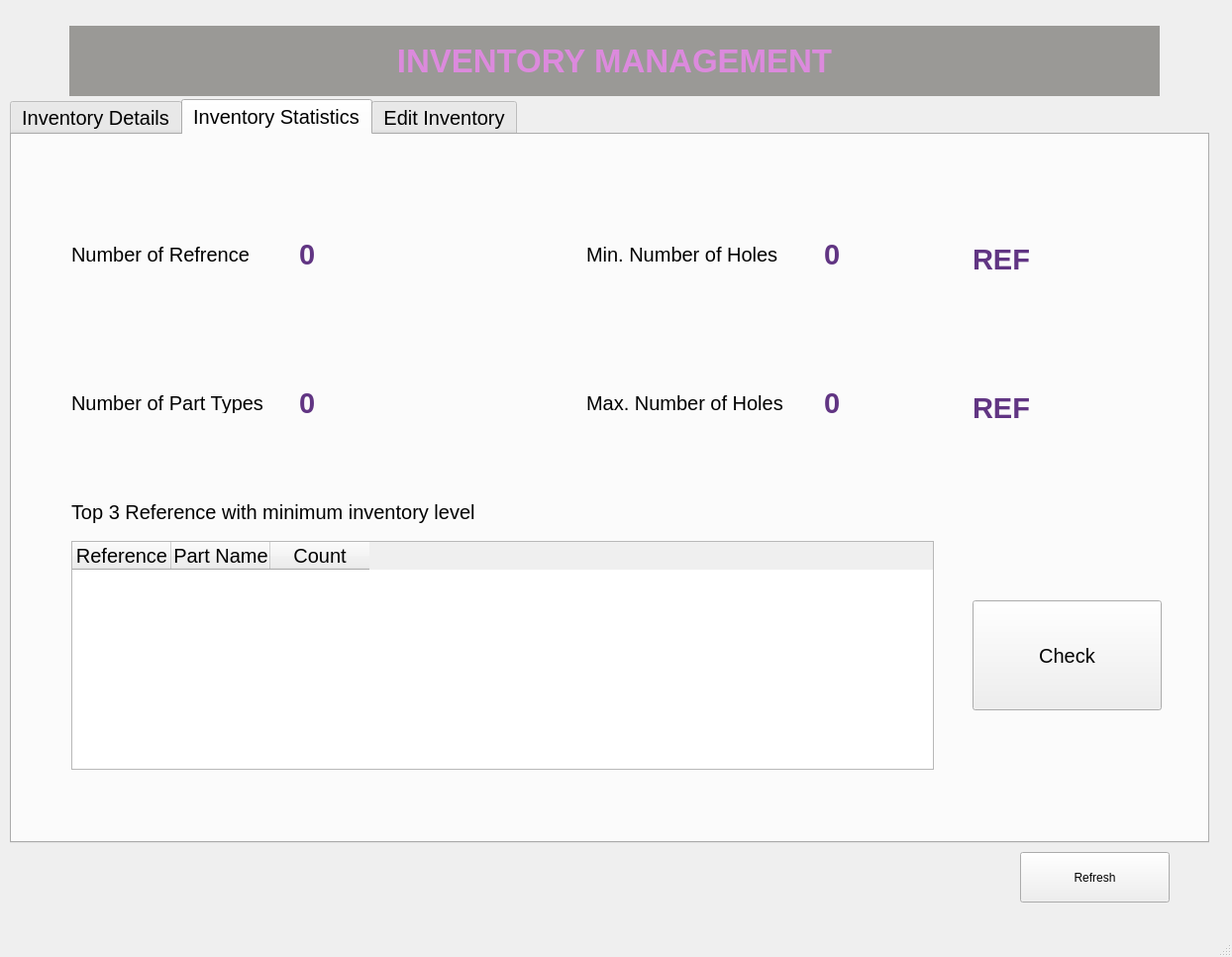
<?xml version="1.0" encoding="UTF-8"?>
<ui version="4.0">
 <class>MainWindow</class>
 <widget class="QMainWindow" name="MainWindow">
  <property name="geometry">
   <rect>
    <x>0</x>
    <y>0</y>
    <width>1244</width>
    <height>966</height>
   </rect>
  </property>
  <property name="windowTitle">
   <string>Parts Inventory</string>
  </property>
  <widget class="QWidget" name="centralwidget">
   <widget class="QTabWidget" name="tabWidget">
    <property name="geometry">
     <rect>
      <x>10</x>
      <y>100</y>
      <width>1211</width>
      <height>751</height>
     </rect>
    </property>
    <property name="font">
     <font>
      <pointsize>15</pointsize>
     </font>
    </property>
    <property name="currentIndex">
     <number>1</number>
    </property>
    <widget class="QWidget" name="tab">
     <attribute name="title">
      <string>Inventory Details</string>
     </attribute>
     <widget class="QTableWidget" name="table">
      <property name="geometry">
       <rect>
        <x>10</x>
        <y>70</y>
        <width>1161</width>
        <height>591</height>
       </rect>
      </property>
      <property name="styleSheet">
       <string notr="true">font: 10pt &quot;Noto Sans Brahmi&quot;;</string>
      </property>
      <column>
       <property name="text">
        <string>ID</string>
       </property>
      </column>
      <column>
       <property name="text">
        <string>Reference</string>
       </property>
      </column>
      <column>
       <property name="text">
        <string>PartName</string>
       </property>
      </column>
      <column>
       <property name="text">
        <string>MinArea</string>
       </property>
      </column>
      <column>
       <property name="text">
        <string>MaxArea</string>
       </property>
      </column>
      <column>
       <property name="text">
        <string>NumberofHoles</string>
       </property>
      </column>
      <column>
       <property name="text">
        <string>MinDiameter</string>
       </property>
      </column>
      <column>
       <property name="text">
        <string>MaxDiameter</string>
       </property>
      </column>
      <column>
       <property name="text">
        <string>Count</string>
       </property>
      </column>
     </widget>
     <widget class="QPushButton" name="search_btn">
      <property name="geometry">
       <rect>
        <x>680</x>
        <y>20</y>
        <width>171</width>
        <height>41</height>
       </rect>
      </property>
      <property name="text">
       <string>Search</string>
      </property>
     </widget>
     <widget class="QWidget" name="layoutWidget">
      <property name="geometry">
       <rect>
        <x>10</x>
        <y>20</y>
        <width>650</width>
        <height>40</height>
       </rect>
      </property>
      <layout class="QHBoxLayout" name="horizontalLayout">
       <item>
        <widget class="QLabel" name="label_2">
         <property name="font">
          <font>
           <pointsize>17</pointsize>
          </font>
         </property>
         <property name="text">
          <string>Search of references with count level lower of equal to:</string>
         </property>
        </widget>
       </item>
       <item>
        <widget class="QSpinBox" name="count_lvl_filter"/>
       </item>
      </layout>
     </widget>
    </widget>
    <widget class="QWidget" name="tab_2">
     <attribute name="title">
      <string>Inventory Statistics</string>
     </attribute>
     <widget class="QLabel" name="label_3">
      <property name="geometry">
       <rect>
        <x>60</x>
        <y>110</y>
        <width>231</width>
        <height>21</height>
       </rect>
      </property>
      <property name="text">
       <string>Number of Refrence</string>
      </property>
     </widget>
     <widget class="QLabel" name="label_4">
      <property name="geometry">
       <rect>
        <x>60</x>
        <y>260</y>
        <width>211</width>
        <height>21</height>
       </rect>
      </property>
      <property name="text">
       <string>Number of Part Types</string>
      </property>
     </widget>
     <widget class="QLabel" name="label_5">
      <property name="geometry">
       <rect>
        <x>580</x>
        <y>110</y>
        <width>261</width>
        <height>21</height>
       </rect>
      </property>
      <property name="text">
       <string>Min. Number of Holes</string>
      </property>
     </widget>
     <widget class="QLabel" name="label_9">
      <property name="geometry">
       <rect>
        <x>580</x>
        <y>260</y>
        <width>261</width>
        <height>21</height>
       </rect>
      </property>
      <property name="text">
       <string>Max. Number of Holes</string>
      </property>
     </widget>
     <widget class="QLabel" name="lbl_ref_no">
      <property name="geometry">
       <rect>
        <x>290</x>
        <y>110</y>
        <width>31</width>
        <height>22</height>
       </rect>
      </property>
      <property name="font">
       <font>
        <pointsize>22</pointsize>
        <weight>75</weight>
        <bold>true</bold>
       </font>
      </property>
      <property name="styleSheet">
       <string notr="true">color: rgb(97, 53, 131);</string>
      </property>
      <property name="text">
       <string>0</string>
      </property>
     </widget>
     <widget class="QLabel" name="lbl_part_no">
      <property name="geometry">
       <rect>
        <x>290</x>
        <y>260</y>
        <width>31</width>
        <height>22</height>
       </rect>
      </property>
      <property name="font">
       <font>
        <pointsize>22</pointsize>
        <weight>75</weight>
        <bold>true</bold>
       </font>
      </property>
      <property name="styleSheet">
       <string notr="true">color: rgb(97, 53, 131);</string>
      </property>
      <property name="text">
       <string>0</string>
      </property>
     </widget>
     <widget class="QLabel" name="lbl_min_holes">
      <property name="geometry">
       <rect>
        <x>820</x>
        <y>110</y>
        <width>31</width>
        <height>22</height>
       </rect>
      </property>
      <property name="font">
       <font>
        <pointsize>22</pointsize>
        <weight>75</weight>
        <bold>true</bold>
       </font>
      </property>
      <property name="styleSheet">
       <string notr="true">color: rgb(97, 53, 131);</string>
      </property>
      <property name="text">
       <string>0</string>
      </property>
     </widget>
     <widget class="QLabel" name="lbl_max_holes">
      <property name="geometry">
       <rect>
        <x>820</x>
        <y>260</y>
        <width>31</width>
        <height>22</height>
       </rect>
      </property>
      <property name="font">
       <font>
        <pointsize>22</pointsize>
        <weight>75</weight>
        <bold>true</bold>
       </font>
      </property>
      <property name="styleSheet">
       <string notr="true">color: rgb(97, 53, 131);</string>
      </property>
      <property name="text">
       <string>0</string>
      </property>
     </widget>
     <widget class="QLabel" name="lbl_min_holes_2">
      <property name="geometry">
       <rect>
        <x>970</x>
        <y>110</y>
        <width>101</width>
        <height>31</height>
       </rect>
      </property>
      <property name="font">
       <font>
        <pointsize>22</pointsize>
        <weight>75</weight>
        <bold>true</bold>
       </font>
      </property>
      <property name="styleSheet">
       <string notr="true">color: rgb(97, 53, 131);</string>
      </property>
      <property name="text">
       <string>REF</string>
      </property>
     </widget>
     <widget class="QLabel" name="lbl_max_holes_2">
      <property name="geometry">
       <rect>
        <x>970</x>
        <y>260</y>
        <width>101</width>
        <height>31</height>
       </rect>
      </property>
      <property name="font">
       <font>
        <pointsize>22</pointsize>
        <weight>75</weight>
        <bold>true</bold>
       </font>
      </property>
      <property name="styleSheet">
       <string notr="true">color: rgb(97, 53, 131);</string>
      </property>
      <property name="text">
       <string>REF</string>
      </property>
     </widget>
     <widget class="QLabel" name="label_13">
      <property name="geometry">
       <rect>
        <x>60</x>
        <y>370</y>
        <width>451</width>
        <height>22</height>
       </rect>
      </property>
      <property name="text">
       <string>Top 3 Reference with minimum inventory level</string>
      </property>
     </widget>
     <widget class="QTableWidget" name="table_2">
      <property name="geometry">
       <rect>
        <x>60</x>
        <y>410</y>
        <width>871</width>
        <height>231</height>
       </rect>
      </property>
      <property name="styleSheet">
       <string notr="true">font: 12pt &quot;Noto Sans Brahmi&quot;;</string>
      </property>
      <column>
       <property name="text">
        <string>Reference</string>
       </property>
      </column>
      <column>
       <property name="text">
        <string>Part Name</string>
       </property>
      </column>
      <column>
       <property name="text">
        <string>Count</string>
       </property>
      </column>
     </widget>
     <widget class="QPushButton" name="check_btn">
      <property name="geometry">
       <rect>
        <x>970</x>
        <y>470</y>
        <width>191</width>
        <height>111</height>
       </rect>
      </property>
      <property name="text">
       <string>Check</string>
      </property>
     </widget>
    </widget>
    <widget class="QWidget" name="tab_3">
     <attribute name="title">
      <string>Edit Inventory</string>
     </attribute>
     <widget class="QLabel" name="label_6">
      <property name="geometry">
       <rect>
        <x>90</x>
        <y>160</y>
        <width>121</width>
        <height>22</height>
       </rect>
      </property>
      <property name="text">
       <string>Reference</string>
      </property>
     </widget>
     <widget class="QLabel" name="label_7">
      <property name="geometry">
       <rect>
        <x>570</x>
        <y>160</y>
        <width>171</width>
        <height>22</height>
       </rect>
      </property>
      <property name="text">
       <string>Number of Holes</string>
      </property>
     </widget>
     <widget class="QLabel" name="label_8">
      <property name="geometry">
       <rect>
        <x>90</x>
        <y>200</y>
        <width>131</width>
        <height>22</height>
       </rect>
      </property>
      <property name="text">
       <string>Part Name</string>
      </property>
     </widget>
     <widget class="QLabel" name="label_10">
      <property name="geometry">
       <rect>
        <x>90</x>
        <y>250</y>
        <width>101</width>
        <height>22</height>
       </rect>
      </property>
      <property name="text">
       <string>Min Area</string>
      </property>
     </widget>
     <widget class="QLabel" name="label_11">
      <property name="geometry">
       <rect>
        <x>90</x>
        <y>310</y>
        <width>91</width>
        <height>22</height>
       </rect>
      </property>
      <property name="font">
       <font>
        <pointsize>15</pointsize>
       </font>
      </property>
      <property name="text">
       <string>Max Area</string>
      </property>
     </widget>
     <widget class="QLabel" name="label_12">
      <property name="geometry">
       <rect>
        <x>570</x>
        <y>250</y>
        <width>161</width>
        <height>22</height>
       </rect>
      </property>
      <property name="text">
       <string>Max Diameter</string>
      </property>
     </widget>
     <widget class="QLabel" name="label_14">
      <property name="geometry">
       <rect>
        <x>570</x>
        <y>200</y>
        <width>161</width>
        <height>22</height>
       </rect>
      </property>
      <property name="text">
       <string>Min Diameter</string>
      </property>
     </widget>
     <widget class="QLabel" name="label_15">
      <property name="geometry">
       <rect>
        <x>570</x>
        <y>300</y>
        <width>67</width>
        <height>22</height>
       </rect>
      </property>
      <property name="text">
       <string>Count</string>
      </property>
     </widget>
     <widget class="QLabel" name="label_16">
      <property name="geometry">
       <rect>
        <x>270</x>
        <y>80</y>
        <width>67</width>
        <height>22</height>
       </rect>
      </property>
      <property name="text">
       <string>ID</string>
      </property>
     </widget>
     <widget class="QLineEdit" name="lineEdit">
      <property name="geometry">
       <rect>
        <x>240</x>
        <y>150</y>
        <width>113</width>
        <height>30</height>
       </rect>
      </property>
     </widget>
     <widget class="QLineEdit" name="lineEdit_2">
      <property name="geometry">
       <rect>
        <x>240</x>
        <y>200</y>
        <width>113</width>
        <height>30</height>
       </rect>
      </property>
     </widget>
     <widget class="QLineEdit" name="lineEdit_3">
      <property name="geometry">
       <rect>
        <x>240</x>
        <y>250</y>
        <width>113</width>
        <height>30</height>
       </rect>
      </property>
     </widget>
     <widget class="QLineEdit" name="lineEdit_4">
      <property name="geometry">
       <rect>
        <x>240</x>
        <y>300</y>
        <width>113</width>
        <height>30</height>
       </rect>
      </property>
     </widget>
     <widget class="QLineEdit" name="lineEdit_5">
      <property name="geometry">
       <rect>
        <x>770</x>
        <y>160</y>
        <width>113</width>
        <height>30</height>
       </rect>
      </property>
     </widget>
     <widget class="QLineEdit" name="lineEdit_6">
      <property name="geometry">
       <rect>
        <x>770</x>
        <y>260</y>
        <width>113</width>
        <height>30</height>
       </rect>
      </property>
     </widget>
     <widget class="QLineEdit" name="lineEdit_7">
      <property name="geometry">
       <rect>
        <x>770</x>
        <y>310</y>
        <width>113</width>
        <height>30</height>
       </rect>
      </property>
     </widget>
     <widget class="QLineEdit" name="lineEdit_8">
      <property name="geometry">
       <rect>
        <x>770</x>
        <y>210</y>
        <width>113</width>
        <height>30</height>
       </rect>
      </property>
     </widget>
     <widget class="QLineEdit" name="lineEdit_9">
      <property name="geometry">
       <rect>
        <x>770</x>
        <y>310</y>
        <width>113</width>
        <height>30</height>
       </rect>
      </property>
     </widget>
     <widget class="QLineEdit" name="lineEdit_10">
      <property name="geometry">
       <rect>
        <x>770</x>
        <y>260</y>
        <width>113</width>
        <height>30</height>
       </rect>
      </property>
     </widget>
     <widget class="QLineEdit" name="lineEdit_11">
      <property name="geometry">
       <rect>
        <x>770</x>
        <y>210</y>
        <width>113</width>
        <height>30</height>
       </rect>
      </property>
     </widget>
     <widget class="QLineEdit" name="lineEdit_12">
      <property name="geometry">
       <rect>
        <x>770</x>
        <y>160</y>
        <width>113</width>
        <height>30</height>
       </rect>
      </property>
     </widget>
     <widget class="QTabWidget" name="tabWidget_2">
      <property name="geometry">
       <rect>
        <x>0</x>
        <y>-40</y>
        <width>1211</width>
        <height>751</height>
       </rect>
      </property>
      <property name="font">
       <font>
        <pointsize>15</pointsize>
       </font>
      </property>
      <property name="currentIndex">
       <number>2</number>
      </property>
      <widget class="QWidget" name="tab_4">
       <attribute name="title">
        <string>Inventory Details</string>
       </attribute>
       <widget class="QTableWidget" name="table_3">
        <property name="geometry">
         <rect>
          <x>10</x>
          <y>70</y>
          <width>1161</width>
          <height>591</height>
         </rect>
        </property>
        <property name="styleSheet">
         <string notr="true">font: 10pt &quot;Noto Sans Brahmi&quot;;</string>
        </property>
        <column>
         <property name="text">
          <string>ID</string>
         </property>
        </column>
        <column>
         <property name="text">
          <string>Reference</string>
         </property>
        </column>
        <column>
         <property name="text">
          <string>PartName</string>
         </property>
        </column>
        <column>
         <property name="text">
          <string>MinArea</string>
         </property>
        </column>
        <column>
         <property name="text">
          <string>MaxArea</string>
         </property>
        </column>
        <column>
         <property name="text">
          <string>NumberofHoles</string>
         </property>
        </column>
        <column>
         <property name="text">
          <string>MinDiameter</string>
         </property>
        </column>
        <column>
         <property name="text">
          <string>MaxDiameter</string>
         </property>
        </column>
        <column>
         <property name="text">
          <string>Count</string>
         </property>
        </column>
       </widget>
       <widget class="QPushButton" name="search_btn_2">
        <property name="geometry">
         <rect>
          <x>680</x>
          <y>20</y>
          <width>171</width>
          <height>41</height>
         </rect>
        </property>
        <property name="text">
         <string>Search</string>
        </property>
       </widget>
       <widget class="QWidget" name="layoutWidget">
        <property name="geometry">
         <rect>
          <x>10</x>
          <y>20</y>
          <width>650</width>
          <height>40</height>
         </rect>
        </property>
        <layout class="QHBoxLayout" name="horizontalLayout_2">
         <item>
          <widget class="QLabel" name="label_17">
           <property name="font">
            <font>
             <pointsize>17</pointsize>
            </font>
           </property>
           <property name="text">
            <string>Search of references with count level lower of equal to:</string>
           </property>
          </widget>
         </item>
         <item>
          <widget class="QSpinBox" name="count_lvl_filter_2"/>
         </item>
        </layout>
       </widget>
      </widget>
      <widget class="QWidget" name="tab_5">
       <attribute name="title">
        <string>Inventory Statistics</string>
       </attribute>
       <widget class="QLabel" name="label_18">
        <property name="geometry">
         <rect>
          <x>60</x>
          <y>110</y>
          <width>231</width>
          <height>21</height>
         </rect>
        </property>
        <property name="text">
         <string>Number of Refrence</string>
        </property>
       </widget>
       <widget class="QLabel" name="label_19">
        <property name="geometry">
         <rect>
          <x>60</x>
          <y>260</y>
          <width>211</width>
          <height>21</height>
         </rect>
        </property>
        <property name="text">
         <string>Number of Part Types</string>
        </property>
       </widget>
       <widget class="QLabel" name="label_20">
        <property name="geometry">
         <rect>
          <x>580</x>
          <y>110</y>
          <width>261</width>
          <height>21</height>
         </rect>
        </property>
        <property name="text">
         <string>Min. Number of Holes</string>
        </property>
       </widget>
       <widget class="QLabel" name="label_21">
        <property name="geometry">
         <rect>
          <x>580</x>
          <y>260</y>
          <width>261</width>
          <height>21</height>
         </rect>
        </property>
        <property name="text">
         <string>Max. Number of Holes</string>
        </property>
       </widget>
       <widget class="QLabel" name="lbl_ref_no_2">
        <property name="geometry">
         <rect>
          <x>290</x>
          <y>110</y>
          <width>31</width>
          <height>22</height>
         </rect>
        </property>
        <property name="font">
         <font>
          <pointsize>22</pointsize>
          <weight>75</weight>
          <bold>true</bold>
         </font>
        </property>
        <property name="styleSheet">
         <string notr="true">color: rgb(97, 53, 131);</string>
        </property>
        <property name="text">
         <string>0</string>
        </property>
       </widget>
       <widget class="QLabel" name="lbl_part_no_2">
        <property name="geometry">
         <rect>
          <x>290</x>
          <y>260</y>
          <width>31</width>
          <height>22</height>
         </rect>
        </property>
        <property name="font">
         <font>
          <pointsize>22</pointsize>
          <weight>75</weight>
          <bold>true</bold>
         </font>
        </property>
        <property name="styleSheet">
         <string notr="true">color: rgb(97, 53, 131);</string>
        </property>
        <property name="text">
         <string>0</string>
        </property>
       </widget>
       <widget class="QLabel" name="lbl_min_holes_3">
        <property name="geometry">
         <rect>
          <x>820</x>
          <y>110</y>
          <width>31</width>
          <height>22</height>
         </rect>
        </property>
        <property name="font">
         <font>
          <pointsize>22</pointsize>
          <weight>75</weight>
          <bold>true</bold>
         </font>
        </property>
        <property name="styleSheet">
         <string notr="true">color: rgb(97, 53, 131);</string>
        </property>
        <property name="text">
         <string>0</string>
        </property>
       </widget>
       <widget class="QLabel" name="lbl_max_holes_3">
        <property name="geometry">
         <rect>
          <x>820</x>
          <y>260</y>
          <width>31</width>
          <height>22</height>
         </rect>
        </property>
        <property name="font">
         <font>
          <pointsize>22</pointsize>
          <weight>75</weight>
          <bold>true</bold>
         </font>
        </property>
        <property name="styleSheet">
         <string notr="true">color: rgb(97, 53, 131);</string>
        </property>
        <property name="text">
         <string>0</string>
        </property>
       </widget>
       <widget class="QLabel" name="lbl_min_holes_4">
        <property name="geometry">
         <rect>
          <x>970</x>
          <y>110</y>
          <width>61</width>
          <height>22</height>
         </rect>
        </property>
        <property name="font">
         <font>
          <pointsize>22</pointsize>
          <weight>75</weight>
          <bold>true</bold>
         </font>
        </property>
        <property name="styleSheet">
         <string notr="true">color: rgb(97, 53, 131);</string>
        </property>
        <property name="text">
         <string>REF</string>
        </property>
       </widget>
       <widget class="QLabel" name="lbl_max_holes_4">
        <property name="geometry">
         <rect>
          <x>970</x>
          <y>260</y>
          <width>61</width>
          <height>22</height>
         </rect>
        </property>
        <property name="font">
         <font>
          <pointsize>22</pointsize>
          <weight>75</weight>
          <bold>true</bold>
         </font>
        </property>
        <property name="styleSheet">
         <string notr="true">color: rgb(97, 53, 131);</string>
        </property>
        <property name="text">
         <string>REF</string>
        </property>
       </widget>
       <widget class="QLabel" name="label_22">
        <property name="geometry">
         <rect>
          <x>60</x>
          <y>370</y>
          <width>451</width>
          <height>22</height>
         </rect>
        </property>
        <property name="text">
         <string>Top 3 Reference with minimum inventory level</string>
        </property>
       </widget>
       <widget class="QTableWidget" name="table_4">
        <property name="geometry">
         <rect>
          <x>60</x>
          <y>410</y>
          <width>871</width>
          <height>231</height>
         </rect>
        </property>
        <property name="styleSheet">
         <string notr="true">font: 12pt &quot;Noto Sans Brahmi&quot;;</string>
        </property>
        <column>
         <property name="text">
          <string>Reference</string>
         </property>
        </column>
        <column>
         <property name="text">
          <string>Part Name</string>
         </property>
        </column>
        <column>
         <property name="text">
          <string>Count</string>
         </property>
        </column>
       </widget>
       <widget class="QPushButton" name="check_btn_2">
        <property name="geometry">
         <rect>
          <x>970</x>
          <y>470</y>
          <width>191</width>
          <height>111</height>
         </rect>
        </property>
        <property name="text">
         <string>Check</string>
        </property>
       </widget>
      </widget>
      <widget class="QWidget" name="tab_6">
       <attribute name="title">
        <string>Edit Inventory</string>
       </attribute>
       <widget class="QLabel" name="label_23">
        <property name="geometry">
         <rect>
          <x>90</x>
          <y>160</y>
          <width>121</width>
          <height>22</height>
         </rect>
        </property>
        <property name="text">
         <string>Reference</string>
        </property>
       </widget>
       <widget class="QLabel" name="label_24">
        <property name="geometry">
         <rect>
          <x>570</x>
          <y>160</y>
          <width>171</width>
          <height>22</height>
         </rect>
        </property>
        <property name="text">
         <string>Number of Holes</string>
        </property>
       </widget>
       <widget class="QLabel" name="label_25">
        <property name="geometry">
         <rect>
          <x>90</x>
          <y>200</y>
          <width>131</width>
          <height>22</height>
         </rect>
        </property>
        <property name="text">
         <string>Part Name</string>
        </property>
       </widget>
       <widget class="QLabel" name="label_26">
        <property name="geometry">
         <rect>
          <x>90</x>
          <y>250</y>
          <width>101</width>
          <height>22</height>
         </rect>
        </property>
        <property name="text">
         <string>Min Area</string>
        </property>
       </widget>
       <widget class="QLabel" name="label_27">
        <property name="geometry">
         <rect>
          <x>90</x>
          <y>310</y>
          <width>91</width>
          <height>22</height>
         </rect>
        </property>
        <property name="font">
         <font>
          <pointsize>15</pointsize>
         </font>
        </property>
        <property name="text">
         <string>Max Area</string>
        </property>
       </widget>
       <widget class="QLabel" name="label_28">
        <property name="geometry">
         <rect>
          <x>570</x>
          <y>250</y>
          <width>161</width>
          <height>22</height>
         </rect>
        </property>
        <property name="text">
         <string>Max Diameter</string>
        </property>
       </widget>
       <widget class="QLabel" name="label_29">
        <property name="geometry">
         <rect>
          <x>570</x>
          <y>200</y>
          <width>161</width>
          <height>22</height>
         </rect>
        </property>
        <property name="text">
         <string>Min Diameter</string>
        </property>
       </widget>
       <widget class="QLabel" name="label_30">
        <property name="geometry">
         <rect>
          <x>570</x>
          <y>310</y>
          <width>67</width>
          <height>22</height>
         </rect>
        </property>
        <property name="text">
         <string>Count</string>
        </property>
       </widget>
       <widget class="QLabel" name="label_ID">
        <property name="geometry">
         <rect>
          <x>270</x>
          <y>80</y>
          <width>67</width>
          <height>22</height>
         </rect>
        </property>
        <property name="text">
         <string>ID</string>
        </property>
       </widget>
       <widget class="QLineEdit" name="lineEdit_ref">
        <property name="geometry">
         <rect>
          <x>240</x>
          <y>150</y>
          <width>113</width>
          <height>30</height>
         </rect>
        </property>
       </widget>
       <widget class="QLineEdit" name="lineEdit_partname">
        <property name="geometry">
         <rect>
          <x>240</x>
          <y>200</y>
          <width>113</width>
          <height>30</height>
         </rect>
        </property>
       </widget>
       <widget class="QLineEdit" name="lineEdit_minarea">
        <property name="geometry">
         <rect>
          <x>240</x>
          <y>250</y>
          <width>113</width>
          <height>30</height>
         </rect>
        </property>
       </widget>
       <widget class="QLineEdit" name="lineEdit_maxarea">
        <property name="geometry">
         <rect>
          <x>240</x>
          <y>300</y>
          <width>113</width>
          <height>30</height>
         </rect>
        </property>
       </widget>
       <widget class="QLineEdit" name="lineEdit_17">
        <property name="geometry">
         <rect>
          <x>770</x>
          <y>160</y>
          <width>113</width>
          <height>30</height>
         </rect>
        </property>
       </widget>
       <widget class="QLineEdit" name="lineEdit_18">
        <property name="geometry">
         <rect>
          <x>770</x>
          <y>260</y>
          <width>113</width>
          <height>30</height>
         </rect>
        </property>
       </widget>
       <widget class="QLineEdit" name="lineEdit_20">
        <property name="geometry">
         <rect>
          <x>770</x>
          <y>210</y>
          <width>113</width>
          <height>30</height>
         </rect>
        </property>
       </widget>
       <widget class="QLineEdit" name="lineEdit_maxdia">
        <property name="geometry">
         <rect>
          <x>770</x>
          <y>260</y>
          <width>113</width>
          <height>30</height>
         </rect>
        </property>
       </widget>
       <widget class="QLineEdit" name="lineEdit_mindia">
        <property name="geometry">
         <rect>
          <x>770</x>
          <y>210</y>
          <width>113</width>
          <height>30</height>
         </rect>
        </property>
       </widget>
       <widget class="QLineEdit" name="lineEdit_holes">
        <property name="geometry">
         <rect>
          <x>770</x>
          <y>160</y>
          <width>113</width>
          <height>30</height>
         </rect>
        </property>
       </widget>
       <widget class="QSpinBox" name="count_spinbox">
        <property name="geometry">
         <rect>
          <x>770</x>
          <y>310</y>
          <width>45</width>
          <height>31</height>
         </rect>
        </property>
       </widget>
       <widget class="QPushButton" name="first_btn">
        <property name="geometry">
         <rect>
          <x>90</x>
          <y>440</y>
          <width>51</width>
          <height>30</height>
         </rect>
        </property>
        <property name="text">
         <string>&lt;&lt;</string>
        </property>
       </widget>
       <widget class="QPushButton" name="prev_btn">
        <property name="geometry">
         <rect>
          <x>180</x>
          <y>440</y>
          <width>51</width>
          <height>30</height>
         </rect>
        </property>
        <property name="text">
         <string>&lt;</string>
        </property>
       </widget>
       <widget class="QPushButton" name="next_btn">
        <property name="geometry">
         <rect>
          <x>310</x>
          <y>440</y>
          <width>51</width>
          <height>30</height>
         </rect>
        </property>
        <property name="text">
         <string>&gt;</string>
        </property>
       </widget>
       <widget class="QPushButton" name="last_btn">
        <property name="geometry">
         <rect>
          <x>400</x>
          <y>440</y>
          <width>61</width>
          <height>30</height>
         </rect>
        </property>
        <property name="text">
         <string>&gt;&gt;</string>
        </property>
       </widget>
       <widget class="QPushButton" name="update_btn">
        <property name="geometry">
         <rect>
          <x>610</x>
          <y>440</y>
          <width>91</width>
          <height>30</height>
         </rect>
        </property>
        <property name="text">
         <string>Update</string>
        </property>
       </widget>
       <widget class="QPushButton" name="delete_btn">
        <property name="geometry">
         <rect>
          <x>720</x>
          <y>440</y>
          <width>91</width>
          <height>30</height>
         </rect>
        </property>
        <property name="text">
         <string>Delete</string>
        </property>
       </widget>
       <widget class="QPushButton" name="add_btn">
        <property name="geometry">
         <rect>
          <x>830</x>
          <y>440</y>
          <width>91</width>
          <height>30</height>
         </rect>
        </property>
        <property name="text">
         <string>Add</string>
        </property>
       </widget>
       <widget class="QLabel" name="ID">
        <property name="geometry">
         <rect>
          <x>380</x>
          <y>80</y>
          <width>67</width>
          <height>22</height>
         </rect>
        </property>
        <property name="styleSheet">
         <string notr="true">background-color: rgb(153, 193, 241);</string>
        </property>
        <property name="text">
         <string/>
        </property>
       </widget>
      </widget>
     </widget>
    </widget>
   </widget>
   <widget class="QLabel" name="label">
    <property name="geometry">
     <rect>
      <x>70</x>
      <y>26</y>
      <width>1101</width>
      <height>71</height>
     </rect>
    </property>
    <property name="font">
     <font>
      <pointsize>25</pointsize>
      <weight>75</weight>
      <bold>true</bold>
     </font>
    </property>
    <property name="layoutDirection">
     <enum>Qt::LeftToRight</enum>
    </property>
    <property name="styleSheet">
     <string notr="true">color: rgb(220, 138, 221);

background-color: rgb(154, 153, 150);</string>
    </property>
    <property name="text">
     <string>INVENTORY MANAGEMENT</string>
    </property>
    <property name="alignment">
     <set>Qt::AlignCenter</set>
    </property>
   </widget>
   <widget class="QPushButton" name="refresh_btn">
    <property name="geometry">
     <rect>
      <x>1030</x>
      <y>860</y>
      <width>151</width>
      <height>51</height>
     </rect>
    </property>
    <property name="styleSheet">
     <string notr="true">font: 20pt &quot;Noto Sans Brahmi&quot;;</string>
    </property>
    <property name="text">
     <string>Refresh</string>
    </property>
   </widget>
  </widget>
  <widget class="QMenuBar" name="menubar">
   <property name="geometry">
    <rect>
     <x>0</x>
     <y>0</y>
     <width>1244</width>
     <height>27</height>
    </rect>
   </property>
  </widget>
  <widget class="QStatusBar" name="statusbar"/>
 </widget>
 <resources/>
 <connections/>
</ui>
